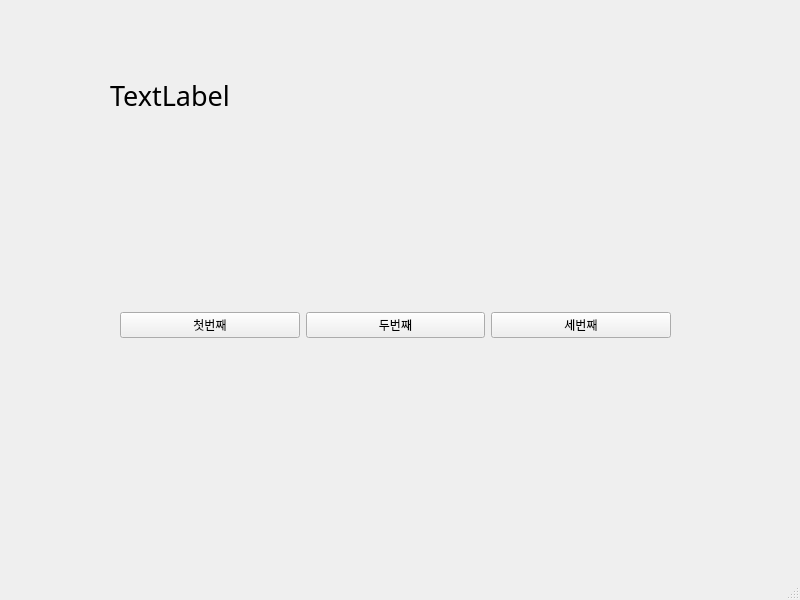
<?xml version="1.0" encoding="UTF-8"?>
<ui version="4.0">
 <class>MainWindow</class>
 <widget class="QMainWindow" name="MainWindow">
  <property name="geometry">
   <rect>
    <x>0</x>
    <y>0</y>
    <width>800</width>
    <height>600</height>
   </rect>
  </property>
  <property name="windowTitle">
   <string>MainWindow</string>
  </property>
  <widget class="QWidget" name="centralwidget">
   <widget class="QWidget" name="horizontalLayoutWidget">
    <property name="geometry">
     <rect>
      <x>120</x>
      <y>240</y>
      <width>551</width>
      <height>171</height>
     </rect>
    </property>
    <layout class="QHBoxLayout" name="horizontalLayout">
     <item>
      <widget class="QPushButton" name="pushButton_2">
       <property name="text">
        <string>첫번째</string>
       </property>
      </widget>
     </item>
     <item>
      <widget class="QPushButton" name="pushButton">
       <property name="text">
        <string>두번째</string>
       </property>
      </widget>
     </item>
     <item>
      <widget class="QPushButton" name="pushButton_3">
       <property name="text">
        <string>세번째</string>
       </property>
      </widget>
     </item>
    </layout>
   </widget>
   <widget class="QLabel" name="label">
    <property name="geometry">
     <rect>
      <x>110</x>
      <y>60</y>
      <width>561</width>
      <height>71</height>
     </rect>
    </property>
    <property name="font">
     <font>
      <family>굴림체</family>
      <pointsize>20</pointsize>
     </font>
    </property>
    <property name="text">
     <string>TextLabel</string>
    </property>
   </widget>
  </widget>
  <widget class="QMenuBar" name="menubar">
   <property name="geometry">
    <rect>
     <x>0</x>
     <y>0</y>
     <width>800</width>
     <height>21</height>
    </rect>
   </property>
  </widget>
  <widget class="QStatusBar" name="statusbar"/>
 </widget>
 <resources/>
 <connections>
  <connection>
   <sender>pushButton_2</sender>
   <signal>clicked()</signal>
   <receiver>MainWindow</receiver>
   <slot>firstClick()</slot>
   <hints>
    <hint type="sourcelabel">
     <x>178</x>
     <y>346</y>
    </hint>
    <hint type="destinationlabel">
     <x>222</x>
     <y>405</y>
    </hint>
   </hints>
  </connection>
  <connection>
   <sender>pushButton</sender>
   <signal>clicked()</signal>
   <receiver>MainWindow</receiver>
   <slot>secondClick()</slot>
   <hints>
    <hint type="sourcelabel">
     <x>364</x>
     <y>354</y>
    </hint>
    <hint type="destinationlabel">
     <x>427</x>
     <y>403</y>
    </hint>
   </hints>
  </connection>
  <connection>
   <sender>pushButton_3</sender>
   <signal>clicked()</signal>
   <receiver>MainWindow</receiver>
   <slot>thirdClick()</slot>
   <hints>
    <hint type="sourcelabel">
     <x>591</x>
     <y>344</y>
    </hint>
    <hint type="destinationlabel">
     <x>657</x>
     <y>405</y>
    </hint>
   </hints>
  </connection>
 </connections>
 <slots>
  <slot>firstClick()</slot>
  <slot>secondClick()</slot>
  <slot>thirdClick()</slot>
 </slots>
</ui>
